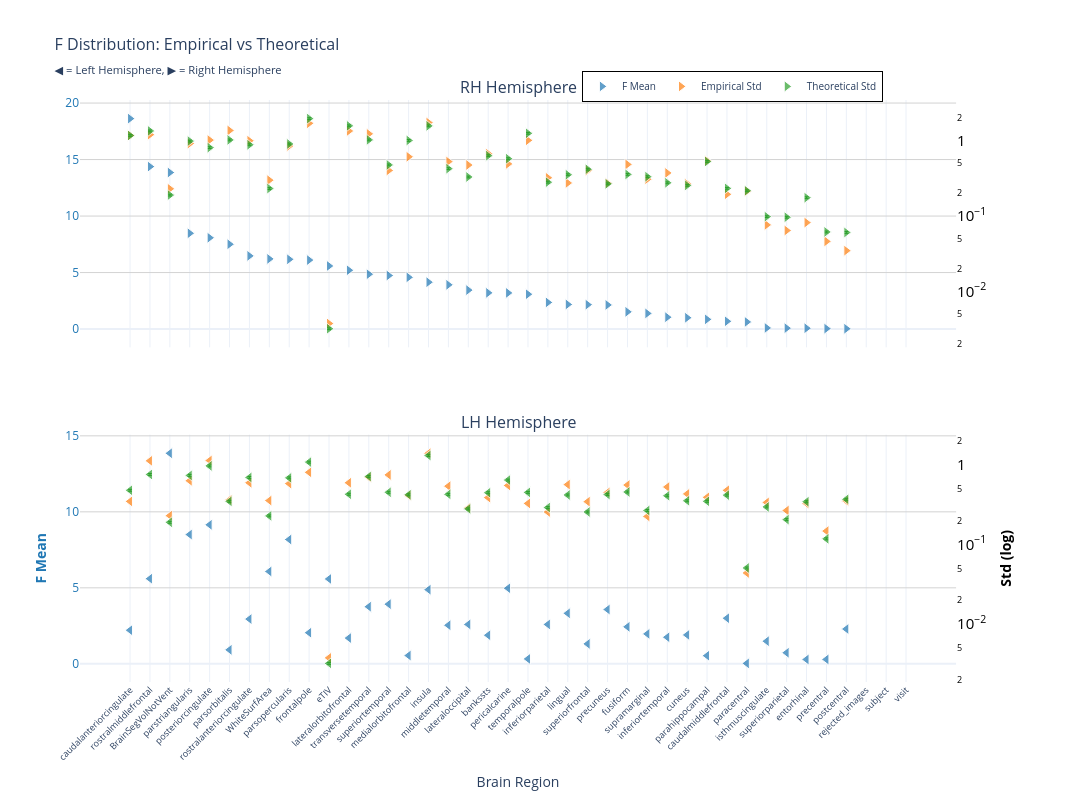
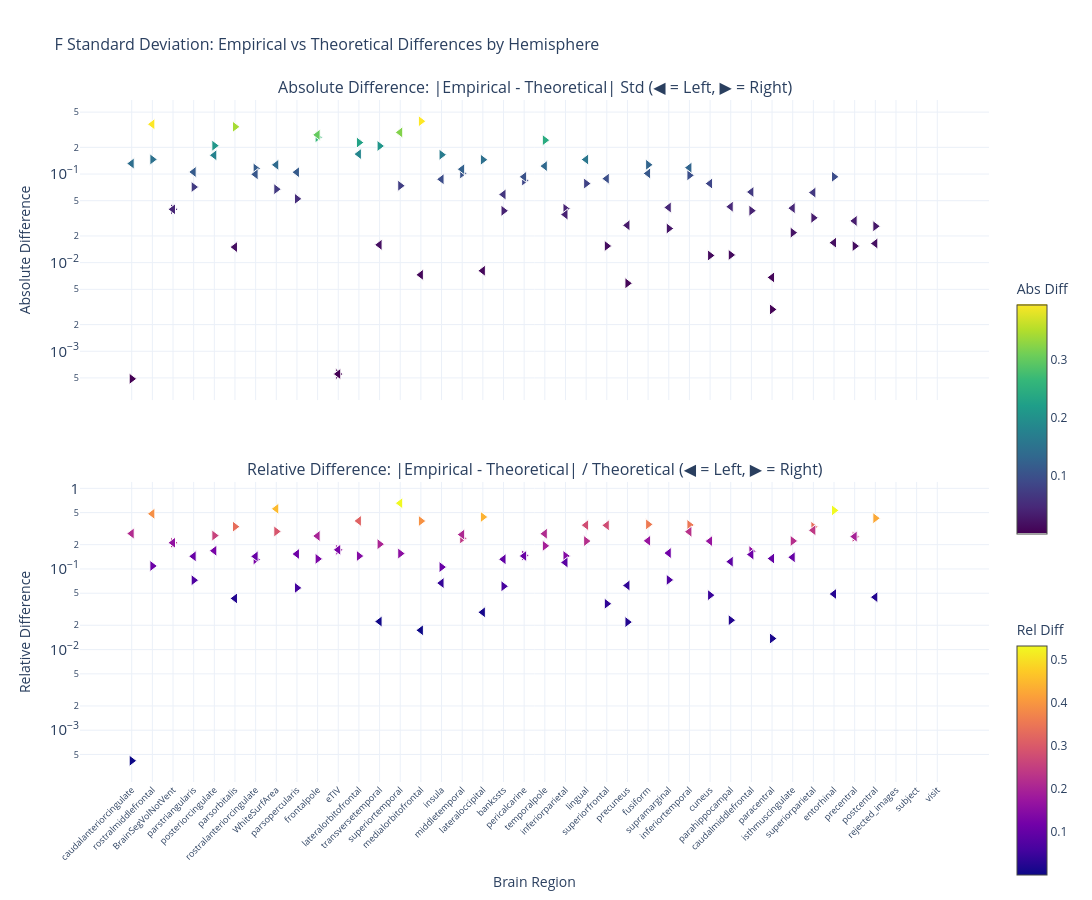

Notebook code cell kept with these figures, in order:
### Markdown cell above
### F-statistic

### Code cell
nu_nav = df_npvr[(df_npvr["timepoint"] == "baseline") & (df_npvr["group"] == "HC-PD")]
data_path = stats_dir / f"ancova_baseline_{METRIC}.parquet"
df, stats = get_test_stats(
    data_path,
    stat_functions_F,
    nu_nav,
    hemisphere=True,
    study="baseline",
    raw_values=True,
)
show_figure(stats, hemisphere=True, stat_name="F", study="baseline", metric=METRIC)

### Figure 1 — Plotly figure (JSON) as saved in the notebook; plotly's stock layout.template omitted (floating-point values rounded to 4 significant figures)
{"data": [{"hovertemplate": "<b>%{x}</b><br>Mean F: %{y:.2f}<br><extra></extra>", "legendgroup": "mean", "marker": {"color": "#1f77b4", "line": {"color": "white", "width": 1}, "opacity": 0.7, "size": 10, "symbol": "triangle-right"}, "mode": "markers", "name": "F Mean", "showlegend": true, "type": "scatter", "x": ["caudalanteriorcingulate", "rostralmiddlefrontal", "BrainSegVolNotVent", "parstriangularis", "posteriorcingulate", "parsorbitalis", "rostralanteriorcingulate", "WhiteSurfArea", "parsopercularis", "frontalpole", "eTIV", "lateralorbitofrontal", "transversetemporal", "superiortemporal", "medialorbitofrontal", "insula", "middletemporal", "lateraloccipital", "bankssts", "pericalcarine", "temporalpole", "inferiorparietal", "lingual", "superiorfrontal", "precuneus", "fusiform", "supramarginal", "inferiortemporal", "cuneus", "parahippocampal", "caudalmiddlefrontal", "paracentral", "isthmuscingulate", "superiorparietal", "entorhinal", "precentral", "postcentral", "rejected_images", "subject", "visit"], "xaxis": "x", "y": [18.62, 14.38, 13.85, 8.475, 8.081, 7.506, 6.477, 6.21, 6.172, 6.104, 5.583, 5.203, 4.853, 4.74, 4.578, 4.148, 3.914, 3.447, 3.204, 3.199, 3.083, 2.357, 2.18, 2.161, 2.136, 1.524, 1.387, 1.051, 1.002, 0.8586, 0.6887, 0.6321, 0.09968, 0.08354, 0.07525, 0.03967, 0.02983, NaN, NaN, NaN], "yaxis": "y"}, {"hovertemplate": "<b>%{x}</b><br>Empirical Std: %{y:.3f}<br><extra></extra>", "legendgroup": "empirical", "marker": {"color": "#ff7f0e", "line": {"color": "white", "width": 1}, "opacity": 0.7, "size": 10, "symbol": "triangle-right"}, "mode": "markers", "name": "Empirical Std", "showlegend": true, "type": "scatter", "x": ["caudalanteriorcingulate", "rostralmiddlefrontal", "BrainSegVolNotVent", "parstriangularis", "posteriorcingulate", "parsorbitalis", "rostralanteriorcingulate", "WhiteSurfArea", "parsopercularis", "frontalpole", "eTIV", "lateralorbitofrontal", "transversetemporal", "superiortemporal", "medialorbitofrontal", "insula", "middletemporal", "lateraloccipital", "bankssts", "pericalcarine", "temporalpole", "inferiorparietal", "lingual", "superiorfrontal", "precuneus", "fusiform", "supramarginal", "inferiortemporal", "cuneus", "parahippocampal", "caudalmiddlefrontal", "paracentral", "isthmuscingulate", "superiorparietal", "entorhinal", "precentral", "postcentral", "rejected_images", "subject", "visit"], "xaxis": "x", "y": [1.168, 1.196, 0.2293, 0.9128, 1.015, 1.361, 0.9948, 0.2987, 0.8488, 1.694, 0.003755, 1.341, 1.228, 0.4017, 0.6096, 1.731, 0.526, 0.4741, 0.6692, 0.4906, 1.007, 0.3212, 0.2742, 0.401, 0.2726, 0.4832, 0.3079, 0.3721, 0.2667, 0.5402, 0.194, 0.2131, 0.07621, 0.06423, 0.08176, 0.04607, 0.03472, NaN, NaN, NaN], "yaxis": "y2"}, {"error_y": {"array": [0.03272, 0.03762, 0.005305, 0.02757, 0.02259, 0.02858, 0.02464, 0.00648, 0.02525, 0.05476, 8.97e-05, 0.04392, 0.0286, 0.01332, 0.02813, 0.04388, 0.01189, 0.009219, 0.01767, 0.01611, 0.03497, 0.007863, 0.009871, 0.01167, 0.007474, 0.009976, 0.009308, 0.007717, 0.007134, 0.01479, 0.006516, 0.006054, 0.002746, 0.002697, 0.004899, 0.001721, 0.001695, NaN, NaN, NaN], "arrayminus": [0.03182, 0.03658, 0.005158, 0.02681, 0.02196, 0.02778, 0.02396, 0.0063, 0.02455, 0.05324, 8.722e-05, 0.0427, 0.02781, 0.01295, 0.02735, 0.04266, 0.01156, 0.008963, 0.01718, 0.01567, 0.034, 0.007645, 0.009598, 0.01134, 0.007267, 0.009699, 0.00905, 0.007503, 0.006937, 0.01438, 0.006335, 0.005887, 0.00267, 0.002622, 0.004763, 0.001674, 0.001648, NaN, NaN, NaN], "color": "#2ca02c", "thickness": 1, "type": "data", "visible": true, "width": 2}, "hovertemplate": "<b>%{x}</b><br>Theoretical Std: %{y:.3f}<br><extra></extra>", "legendgroup": "theoretical", "marker": {"color": "#2ca02c", "line": {"color": "white", "width": 1}, "opacity": 0.7, "size": 10, "symbol": "triangle-right"}, "mode": "markers", "name": "Theoretical Std", "showlegend": true, "type": "scatter", "x": ["caudalanteriorcingulate", "rostralmiddlefrontal", "BrainSegVolNotVent", "parstriangularis", "posteriorcingulate", "parsorbitalis", "rostralanteriorcingulate", "WhiteSurfArea", "parsopercularis", "frontalpole", "eTIV", "lateralorbitofrontal", "transversetemporal", "superiortemporal", "medialorbitofrontal", "insula", "middletemporal", "lateraloccipital", "bankssts", "pericalcarine", "temporalpole", "inferiorparietal", "lingual", "superiorfrontal", "precuneus", "fusiform", "supramarginal", "inferiortemporal", "cuneus", "parahippocampal", "caudalmiddlefrontal", "paracentral", "isthmuscingulate", "superiorparietal", "entorhinal", "precentral", "postcentral", "rejected_images", "subject", "visit"], "xaxis": "x", "y": [1.168, 1.343, 0.1893, 0.9841, 0.8061, 1.02, 0.8794, 0.2313, 0.9013, 1.954, 0.003202, 1.567, 1.021, 0.4755, 1.004, 1.566, 0.4244, 0.329, 0.6307, 0.5751, 1.248, 0.2807, 0.3523, 0.4164, 0.2668, 0.356, 0.3322, 0.2754, 0.2546, 0.528, 0.2326, 0.2161, 0.09802, 0.09626, 0.1748, 0.06144, 0.06049, NaN, NaN, NaN], "yaxis": "y2"}, {"hovertemplate": "<b>%{x}</b><br>Mean F: %{y:.2f}<br><extra></extra>", "legendgroup": "mean", "marker": {"color": "#1f77b4", "line": {"color": "white", "width": 1}, "opacity": 0.7, "size": 10, "symbol": "triangle-left"}, "mode": "markers", "name": "F Mean", "showlegend": false, "type": "scatter", "x": ["BrainSegVolNotVent", "posteriorcingulate", "parstriangularis", "parsopercularis", "WhiteSurfArea", "rostralmiddlefrontal", "eTIV", "pericalcarine", "insula", "superiortemporal", "transversetemporal", "precuneus", "lingual", "caudalmiddlefrontal", "rostralanteriorcingulate", "lateraloccipital", "inferiorparietal", "middletemporal", "fusiform", "postcentral", "caudalanteriorcingulate", "frontalpole", "supramarginal", "cuneus", "bankssts", "inferiortemporal", "lateralorbitofrontal", "isthmuscingulate", "superiorfrontal", "parsorbitalis", "superiorparietal", "medialorbitofrontal", "parahippocampal", "temporalpole", "precentral", "entorhinal", "paracentral", "rejected_images", "subject", "visit"], "xaxis": "x2", "y": [13.85, 9.145, 8.504, 8.178, 6.075, 5.601, 5.583, 4.971, 4.879, 3.925, 3.756, 3.573, 3.323, 3.0, 2.943, 2.592, 2.591, 2.536, 2.433, 2.29, 2.21, 2.047, 1.968, 1.9, 1.88, 1.748, 1.692, 1.488, 1.311, 0.9177, 0.7275, 0.5442, 0.5332, 0.3216, 0.2895, 0.2858, 0.02788, NaN, NaN, NaN], "yaxis": "y3"}, {"hovertemplate": "<b>%{x}</b><br>Empirical Std: %{y:.3f}<br><extra></extra>", "legendgroup": "empirical", "marker": {"color": "#ff7f0e", "line": {"color": "white", "width": 1}, "opacity": 0.7, "size": 10, "symbol": "triangle-left"}, "mode": "markers", "name": "Empirical Std", "showlegend": false, "type": "scatter", "x": ["BrainSegVolNotVent", "posteriorcingulate", "parstriangularis", "parsopercularis", "WhiteSurfArea", "rostralmiddlefrontal", "eTIV", "pericalcarine", "insula", "superiortemporal", "transversetemporal", "precuneus", "lingual", "caudalmiddlefrontal", "rostralanteriorcingulate", "lateraloccipital", "inferiorparietal", "middletemporal", "fusiform", "postcentral", "caudalanteriorcingulate", "frontalpole", "supramarginal", "cuneus", "bankssts", "inferiortemporal", "lateralorbitofrontal", "isthmuscingulate", "superiorfrontal", "parsorbitalis", "superiorparietal", "medialorbitofrontal", "parahippocampal", "temporalpole", "precentral", "entorhinal", "paracentral", "rejected_images", "subject", "visit"], "xaxis": "x2", "y": [0.2293, 1.131, 0.6297, 0.5797, 0.3549, 1.12, 0.003755, 0.5495, 1.394, 0.7463, 0.6968, 0.4493, 0.5634, 0.4783, 0.5942, 0.2872, 0.255, 0.5387, 0.5567, 0.3518, 0.3467, 0.803, 0.2246, 0.4308, 0.3868, 0.5259, 0.594, 0.3367, 0.3441, 0.3622, 0.2664, 0.4122, 0.3903, 0.3269, 0.147, 0.3268, 0.04375, NaN, NaN, NaN], "yaxis": "y4"}, {"error_y": {"array": [0.005305, 0.02712, 0.0206, 0.01918, 0.006387, 0.02117, 8.97e-05, 0.018, 0.03662, 0.01264, 0.01997, 0.01185, 0.0117, 0.01164, 0.01943, 0.007819, 0.008122, 0.01191, 0.01275, 0.01032, 0.0134, 0.03025, 0.007467, 0.009883, 0.01249, 0.01143, 0.01194, 0.008277, 0.007155, 0.009728, 0.005734, 0.01175, 0.009735, 0.0126, 0.003289, 0.009627, 0.001417, NaN, NaN, NaN], "arrayminus": [0.005158, 0.02637, 0.02003, 0.01865, 0.00621, 0.02058, 8.722e-05, 0.0175, 0.03561, 0.01229, 0.01942, 0.01152, 0.01137, 0.01132, 0.01889, 0.007603, 0.007897, 0.01158, 0.0124, 0.01003, 0.01302, 0.02941, 0.00726, 0.009609, 0.01214, 0.01111, 0.01161, 0.008048, 0.006956, 0.009459, 0.005575, 0.01143, 0.009466, 0.01225, 0.003198, 0.00936, 0.001377, NaN, NaN, NaN], "color": "#2ca02c", "thickness": 1, "type": "data", "visible": true, "width": 2}, "hovertemplate": "<b>%{x}</b><br>Theoretical Std: %{y:.3f}<br><extra></extra>", "legendgroup": "theoretical", "marker": {"color": "#2ca02c", "line": {"color": "white", "width": 1}, "opacity": 0.7, "size": 10, "symbol": "triangle-left"}, "mode": "markers", "name": "Theoretical Std", "showlegend": false, "type": "scatter", "x": ["BrainSegVolNotVent", "posteriorcingulate", "parstriangularis", "parsopercularis", "WhiteSurfArea", "rostralmiddlefrontal", "eTIV", "pericalcarine", "insula", "superiortemporal", "transversetemporal", "precuneus", "lingual", "caudalmiddlefrontal", "rostralanteriorcingulate", "lateraloccipital", "inferiorparietal", "middletemporal", "fusiform", "postcentral", "caudalanteriorcingulate", "frontalpole", "supramarginal", "cuneus", "bankssts", "inferiortemporal", "lateralorbitofrontal", "isthmuscingulate", "superiorfrontal", "parsorbitalis", "superiorparietal", "medialorbitofrontal", "parahippocampal", "temporalpole", "precentral", "entorhinal", "paracentral", "rejected_images", "subject", "visit"], "xaxis": "x2", "y": [0.1893, 0.9679, 0.7351, 0.6846, 0.228, 0.7554, 0.003202, 0.6425, 1.307, 0.4511, 0.7127, 0.4229, 0.4175, 0.4155, 0.6934, 0.2791, 0.2899, 0.4252, 0.4551, 0.3683, 0.4781, 1.08, 0.2665, 0.3527, 0.4456, 0.4078, 0.4261, 0.2954, 0.2554, 0.3472, 0.2047, 0.4195, 0.3475, 0.4498, 0.1174, 0.3436, 0.05056, NaN, NaN, NaN], "yaxis": "y4"}], "layout": {"annotations": [{"font": {"size": 16}, "showarrow": false, "text": "RH Hemisphere", "x": 0.47, "xanchor": "center", "xref": "paper", "y": 1, "yanchor": "bottom", "yref": "paper"}, {"font": {"size": 16}, "showarrow": false, "text": "LH Hemisphere", "x": 0.47, "xanchor": "center", "xref": "paper", "y": 0.425, "yanchor": "bottom", "yref": "paper"}], "height": 800, "hovermode": "x", "legend": {"bgcolor": "rgba(255, 255, 255, 0.9)", "bordercolor": "black", "borderwidth": 1, "font": {"size": 10}, "orientation": "h", "x": 0.7, "xanchor": "center", "y": 1.05}, "title": {"font": {"size": 16}, "text": "F Distribution: Empirical vs Theoretical<br><sub>◀ = Left Hemisphere, ▶ = Right Hemisphere</sub>"}, "width": 1400, "xaxis": {"anchor": "y", "domain": [0, 0.94], "matches": "x2", "showticklabels": false}, "xaxis2": {"anchor": "y3", "domain": [0, 0.94], "tickangle": -45, "tickfont": {"size": 9}, "title": {"text": "Brain Region"}}, "yaxis": {"anchor": "x", "domain": [0.575, 1], "gridcolor": "lightgray", "showgrid": true, "tickfont": {"color": "#1f77b4"}, "title": {"font": {"color": "#1f77b4"}, "text": ""}}, "yaxis2": {"anchor": "x", "exponentformat": "power", "overlaying": "y", "showgrid": false, "side": "right", "tickfont": {"color": "black"}, "title": {"font": {"color": "black"}, "text": ""}, "type": "log"}, "yaxis3": {"anchor": "x2", "domain": [0, 0.425], "gridcolor": "lightgray", "showgrid": true, "tickfont": {"color": "#1f77b4"}, "title": {"font": {"color": "#1f77b4"}, "text": "<b>F Mean</b>"}}, "yaxis4": {"anchor": "x2", "exponentformat": "power", "overlaying": "y3", "showgrid": false, "side": "right", "tickfont": {"color": "black"}, "title": {"font": {"color": "black"}, "text": "<b>Std (log)</b>"}, "type": "log"}}}

### Figure 2 — Plotly figure (JSON) as saved in the notebook; plotly's stock layout.template omitted (floating-point values rounded to 4 significant figures)
{"data": [{"hovertemplate": "<b>%{x}</b><br>Hemisphere: %{text}<br>Abs Diff: %{y:.4f}<br><extra></extra>", "legendgroup": "abs_rh", "marker": {"color": [0.0004884, 0.1462, 0.04, 0.07133, 0.209, 0.3412, 0.1155, 0.06745, 0.05248, 0.2605, 0.0005531, 0.2265, 0.2072, 0.07378, 0.3942, 0.1651, 0.1016, 0.145, 0.03847, 0.08451, 0.2413, 0.04058, 0.07807, 0.01541, 0.005848, 0.1271, 0.02429, 0.09666, 0.01205, 0.01222, 0.03859, 0.002963, 0.02181, 0.03203, 0.09308, 0.01537, 0.02576, NaN, NaN, NaN], "colorbar": {"len": 0.4, "title": {"text": "Abs Diff"}, "y": 0.75, "yanchor": "top"}, "colorscale": [[0, "#440154"], [0.1111, "#482878"], [0.2222, "#3e4989"], [0.3333, "#31688e"], [0.4444, "#26828e"], [0.5556, "#1f9e89"], [0.6667, "#35b779"], [0.7778, "#6ece58"], [0.8889, "#b5de2b"], [1, "#fde725"]], "line": {"color": "white", "width": 1}, "showscale": true, "size": 10, "symbol": "triangle-right"}, "mode": "markers", "name": "Absolute (rh)", "showlegend": false, "text": ["rh", "rh", "rh", "rh", "rh", "rh", "rh", "rh", "rh", "rh", "rh", "rh", "rh", "rh", "rh", "rh", "rh", "rh", "rh", "rh", "rh", "rh", "rh", "rh", "rh", "rh", "rh", "rh", "rh", "rh", "rh", "rh", "rh", "rh", "rh", "rh", "rh", "rh", "rh", "rh"], "type": "scatter", "x": ["caudalanteriorcingulate", "rostralmiddlefrontal", "BrainSegVolNotVent", "parstriangularis", "posteriorcingulate", "parsorbitalis", "rostralanteriorcingulate", "WhiteSurfArea", "parsopercularis", "frontalpole", "eTIV", "lateralorbitofrontal", "transversetemporal", "superiortemporal", "medialorbitofrontal", "insula", "middletemporal", "lateraloccipital", "bankssts", "pericalcarine", "temporalpole", "inferiorparietal", "lingual", "superiorfrontal", "precuneus", "fusiform", "supramarginal", "inferiortemporal", "cuneus", "parahippocampal", "caudalmiddlefrontal", "paracentral", "isthmuscingulate", "superiorparietal", "entorhinal", "precentral", "postcentral", "rejected_images", "subject", "visit"], "xaxis": "x", "y": [0.0004884, 0.1462, 0.04, 0.07133, 0.209, 0.3412, 0.1155, 0.06745, 0.05248, 0.2605, 0.0005531, 0.2265, 0.2072, 0.07378, 0.3942, 0.1651, 0.1016, 0.145, 0.03847, 0.08451, 0.2413, 0.04058, 0.07807, 0.01541, 0.005848, 0.1271, 0.02429, 0.09666, 0.01205, 0.01222, 0.03859, 0.002963, 0.02181, 0.03203, 0.09308, 0.01537, 0.02576, NaN, NaN, NaN], "yaxis": "y"}, {"hovertemplate": "<b>%{x}</b><br>Hemisphere: %{text}<br>Rel Diff: %{y:.2%}<br><extra></extra>", "legendgroup": "rel_rh", "marker": {"color": [0.0004181, 0.1089, 0.2113, 0.07248, 0.2593, 0.3346, 0.1313, 0.2917, 0.05822, 0.1333, 0.1727, 0.1445, 0.203, 0.1552, 0.3927, 0.1055, 0.2393, 0.4408, 0.06099, 0.1469, 0.1933, 0.1446, 0.2216, 0.03701, 0.02192, 0.3571, 0.0731, 0.351, 0.04732, 0.02314, 0.166, 0.01371, 0.2225, 0.3327, 0.5324, 0.2502, 0.4259, NaN, NaN, NaN], "colorbar": {"len": 0.4, "title": {"text": "Rel Diff"}, "y": 0.25, "yanchor": "top"}, "colorscale": [[0, "#0d0887"], [0.1111, "#46039f"], [0.2222, "#7201a8"], [0.3333, "#9c179e"], [0.4444, "#bd3786"], [0.5556, "#d8576b"], [0.6667, "#ed7953"], [0.7778, "#fb9f3a"], [0.8889, "#fdca26"], [1, "#f0f921"]], "line": {"color": "white", "width": 1}, "showscale": true, "size": 10, "symbol": "triangle-right"}, "mode": "markers", "name": "Relative (rh)", "showlegend": false, "text": ["rh", "rh", "rh", "rh", "rh", "rh", "rh", "rh", "rh", "rh", "rh", "rh", "rh", "rh", "rh", "rh", "rh", "rh", "rh", "rh", "rh", "rh", "rh", "rh", "rh", "rh", "rh", "rh", "rh", "rh", "rh", "rh", "rh", "rh", "rh", "rh", "rh", "rh", "rh", "rh"], "type": "scatter", "x": ["caudalanteriorcingulate", "rostralmiddlefrontal", "BrainSegVolNotVent", "parstriangularis", "posteriorcingulate", "parsorbitalis", "rostralanteriorcingulate", "WhiteSurfArea", "parsopercularis", "frontalpole", "eTIV", "lateralorbitofrontal", "transversetemporal", "superiortemporal", "medialorbitofrontal", "insula", "middletemporal", "lateraloccipital", "bankssts", "pericalcarine", "temporalpole", "inferiorparietal", "lingual", "superiorfrontal", "precuneus", "fusiform", "supramarginal", "inferiortemporal", "cuneus", "parahippocampal", "caudalmiddlefrontal", "paracentral", "isthmuscingulate", "superiorparietal", "entorhinal", "precentral", "postcentral", "rejected_images", "subject", "visit"], "xaxis": "x2", "y": [0.0004181, 0.1089, 0.2113, 0.07248, 0.2593, 0.3346, 0.1313, 0.2917, 0.05822, 0.1333, 0.1727, 0.1445, 0.203, 0.1552, 0.3927, 0.1055, 0.2393, 0.4408, 0.06099, 0.1469, 0.1933, 0.1446, 0.2216, 0.03701, 0.02192, 0.3571, 0.0731, 0.351, 0.04732, 0.02314, 0.166, 0.01371, 0.2225, 0.3327, 0.5324, 0.2502, 0.4259, NaN, NaN, NaN], "yaxis": "y2"}, {"hovertemplate": "<b>%{x}</b><br>Hemisphere: %{text}<br>Abs Diff: %{y:.4f}<br><extra></extra>", "legendgroup": "abs_lh", "marker": {"color": [0.04, 0.1628, 0.1055, 0.1049, 0.1269, 0.3648, 0.0005531, 0.09302, 0.08734, 0.2951, 0.01588, 0.02638, 0.1458, 0.06272, 0.09926, 0.008099, 0.03489, 0.1134, 0.1016, 0.01646, 0.1314, 0.2767, 0.04195, 0.0781, 0.0588, 0.1181, 0.1679, 0.04123, 0.08872, 0.01497, 0.06176, 0.007281, 0.04278, 0.1229, 0.02958, 0.01681, 0.006813, NaN, NaN, NaN], "colorbar": {"len": 0.4, "title": {"text": "Abs Diff"}, "y": 0.75, "yanchor": "top"}, "colorscale": [[0, "#440154"], [0.1111, "#482878"], [0.2222, "#3e4989"], [0.3333, "#31688e"], [0.4444, "#26828e"], [0.5556, "#1f9e89"], [0.6667, "#35b779"], [0.7778, "#6ece58"], [0.8889, "#b5de2b"], [1, "#fde725"]], "line": {"color": "white", "width": 1}, "showscale": false, "size": 10, "symbol": "triangle-left"}, "mode": "markers", "name": "Absolute (lh)", "showlegend": false, "text": ["lh", "lh", "lh", "lh", "lh", "lh", "lh", "lh", "lh", "lh", "lh", "lh", "lh", "lh", "lh", "lh", "lh", "lh", "lh", "lh", "lh", "lh", "lh", "lh", "lh", "lh", "lh", "lh", "lh", "lh", "lh", "lh", "lh", "lh", "lh", "lh", "lh", "lh", "lh", "lh"], "type": "scatter", "x": ["BrainSegVolNotVent", "posteriorcingulate", "parstriangularis", "parsopercularis", "WhiteSurfArea", "rostralmiddlefrontal", "eTIV", "pericalcarine", "insula", "superiortemporal", "transversetemporal", "precuneus", "lingual", "caudalmiddlefrontal", "rostralanteriorcingulate", "lateraloccipital", "inferiorparietal", "middletemporal", "fusiform", "postcentral", "caudalanteriorcingulate", "frontalpole", "supramarginal", "cuneus", "bankssts", "inferiortemporal", "lateralorbitofrontal", "isthmuscingulate", "superiorfrontal", "parsorbitalis", "superiorparietal", "medialorbitofrontal", "parahippocampal", "temporalpole", "precentral", "entorhinal", "paracentral", "rejected_images", "subject", "visit"], "xaxis": "x", "y": [0.04, 0.1628, 0.1055, 0.1049, 0.1269, 0.3648, 0.0005531, 0.09302, 0.08734, 0.2951, 0.01588, 0.02638, 0.1458, 0.06272, 0.09926, 0.008099, 0.03489, 0.1134, 0.1016, 0.01646, 0.1314, 0.2767, 0.04195, 0.0781, 0.0588, 0.1181, 0.1679, 0.04123, 0.08872, 0.01497, 0.06176, 0.007281, 0.04278, 0.1229, 0.02958, 0.01681, 0.006813, NaN, NaN, NaN], "yaxis": "y"}, {"hovertemplate": "<b>%{x}</b><br>Hemisphere: %{text}<br>Rel Diff: %{y:.2%}<br><extra></extra>", "legendgroup": "rel_lh", "marker": {"color": [0.2113, 0.1682, 0.1435, 0.1532, 0.5568, 0.483, 0.1727, 0.1448, 0.06681, 0.6542, 0.02228, 0.06239, 0.3493, 0.1509, 0.1431, 0.02902, 0.1204, 0.2667, 0.2232, 0.04469, 0.2747, 0.2563, 0.1574, 0.2214, 0.132, 0.2895, 0.3941, 0.1396, 0.3474, 0.04311, 0.3018, 0.01736, 0.1231, 0.2732, 0.252, 0.04892, 0.1347, NaN, NaN, NaN], "colorbar": {"len": 0.4, "title": {"text": "Rel Diff"}, "y": 0.25, "yanchor": "top"}, "colorscale": [[0, "#0d0887"], [0.1111, "#46039f"], [0.2222, "#7201a8"], [0.3333, "#9c179e"], [0.4444, "#bd3786"], [0.5556, "#d8576b"], [0.6667, "#ed7953"], [0.7778, "#fb9f3a"], [0.8889, "#fdca26"], [1, "#f0f921"]], "line": {"color": "white", "width": 1}, "showscale": false, "size": 10, "symbol": "triangle-left"}, "mode": "markers", "name": "Relative (lh)", "showlegend": false, "text": ["lh", "lh", "lh", "lh", "lh", "lh", "lh", "lh", "lh", "lh", "lh", "lh", "lh", "lh", "lh", "lh", "lh", "lh", "lh", "lh", "lh", "lh", "lh", "lh", "lh", "lh", "lh", "lh", "lh", "lh", "lh", "lh", "lh", "lh", "lh", "lh", "lh", "lh", "lh", "lh"], "type": "scatter", "x": ["BrainSegVolNotVent", "posteriorcingulate", "parstriangularis", "parsopercularis", "WhiteSurfArea", "rostralmiddlefrontal", "eTIV", "pericalcarine", "insula", "superiortemporal", "transversetemporal", "precuneus", "lingual", "caudalmiddlefrontal", "rostralanteriorcingulate", "lateraloccipital", "inferiorparietal", "middletemporal", "fusiform", "postcentral", "caudalanteriorcingulate", "frontalpole", "supramarginal", "cuneus", "bankssts", "inferiortemporal", "lateralorbitofrontal", "isthmuscingulate", "superiorfrontal", "parsorbitalis", "superiorparietal", "medialorbitofrontal", "parahippocampal", "temporalpole", "precentral", "entorhinal", "paracentral", "rejected_images", "subject", "visit"], "xaxis": "x2", "y": [0.2113, 0.1682, 0.1435, 0.1532, 0.5568, 0.483, 0.1727, 0.1448, 0.06681, 0.6542, 0.02228, 0.06239, 0.3493, 0.1509, 0.1431, 0.02902, 0.1204, 0.2667, 0.2232, 0.04469, 0.2747, 0.2563, 0.1574, 0.2214, 0.132, 0.2895, 0.3941, 0.1396, 0.3474, 0.04311, 0.3018, 0.01736, 0.1231, 0.2732, 0.252, 0.04892, 0.1347, NaN, NaN, NaN], "yaxis": "y2"}], "layout": {"annotations": [{"font": {"size": 16}, "showarrow": false, "text": "Absolute Difference: |Empirical - Theoretical| Std (◀ = Left, ▶ = Right)", "x": 0.5, "xanchor": "center", "xref": "paper", "y": 1, "yanchor": "bottom", "yref": "paper"}, {"font": {"size": 16}, "showarrow": false, "text": "Relative Difference: |Empirical - Theoretical| / Theoretical (◀ = Left, ▶ = Right)", "x": 0.5, "xanchor": "center", "xref": "paper", "y": 0.44, "yanchor": "bottom", "yref": "paper"}], "height": 900, "hovermode": "x unified", "showlegend": false, "title": {"font": {"size": 16}, "text": "F Standard Deviation: Empirical vs Theoretical Differences by Hemisphere"}, "width": 1400, "xaxis": {"anchor": "y", "domain": [0, 1], "showticklabels": false}, "xaxis2": {"anchor": "y2", "domain": [0, 1], "tickangle": -45, "tickfont": {"size": 9}, "title": {"text": "Brain Region"}}, "yaxis": {"anchor": "x", "domain": [0.56, 1], "exponentformat": "power", "title": {"text": "Absolute Difference"}, "type": "log"}, "yaxis2": {"anchor": "x2", "domain": [0, 0.44], "exponentformat": "power", "title": {"text": "Relative Difference"}, "type": "log"}}}
